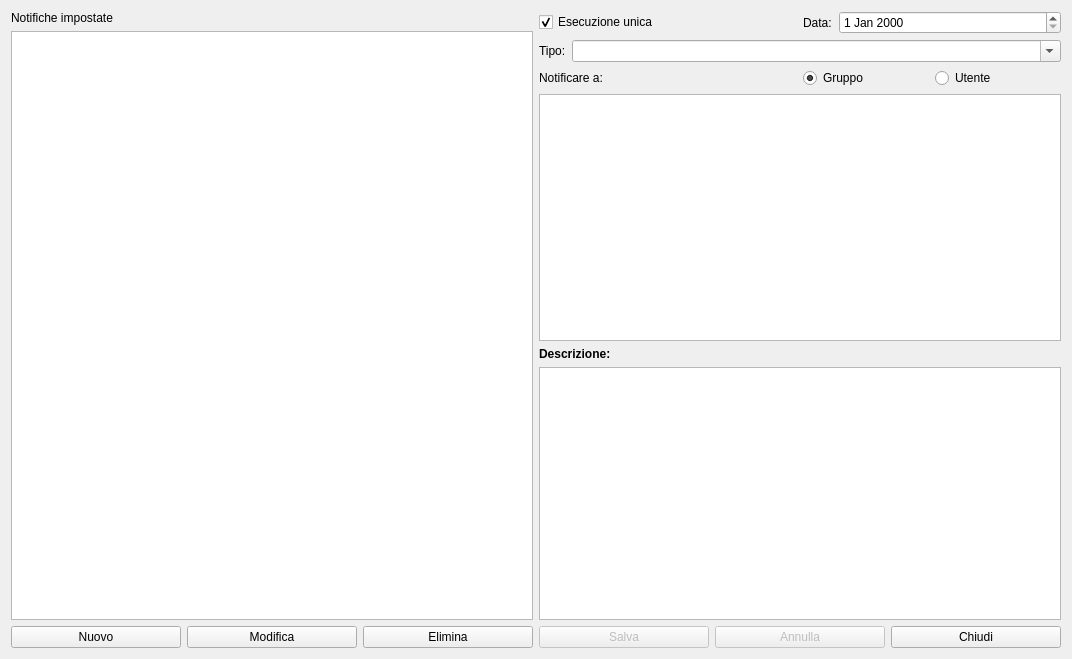
<?xml version="1.0" encoding="UTF-8"?>
<ui version="4.0">
 <class>HAlarm</class>
 <widget class="QWidget" name="HAlarm">
  <property name="windowModality">
   <enum>Qt::ApplicationModal</enum>
  </property>
  <property name="geometry">
   <rect>
    <x>0</x>
    <y>0</y>
    <width>1072</width>
    <height>659</height>
   </rect>
  </property>
  <property name="windowTitle">
   <string>Impostazione notifiche</string>
  </property>
  <property name="windowIcon">
   <iconset resource="icons.qrc">
    <normaloff>:/Resources/Chat.PNG</normaloff>:/Resources/Chat.PNG</iconset>
  </property>
  <layout class="QVBoxLayout" name="verticalLayout_5">
   <item>
    <layout class="QHBoxLayout" name="horizontalLayout_5">
     <item>
      <layout class="QVBoxLayout" name="verticalLayout_2">
       <item>
        <widget class="QLabel" name="label_6">
         <property name="text">
          <string>Notifiche impostate</string>
         </property>
        </widget>
       </item>
       <item>
        <widget class="QTableView" name="tvMain">
         <property name="editTriggers">
          <set>QAbstractItemView::NoEditTriggers</set>
         </property>
         <property name="selectionMode">
          <enum>QAbstractItemView::SingleSelection</enum>
         </property>
         <property name="selectionBehavior">
          <enum>QAbstractItemView::SelectRows</enum>
         </property>
        </widget>
       </item>
      </layout>
     </item>
     <item>
      <layout class="QVBoxLayout" name="verticalLayout_4">
       <item>
        <layout class="QHBoxLayout" name="horizontalLayout">
         <item>
          <widget class="QCheckBox" name="cbSingolo">
           <property name="text">
            <string>Esecuzione unica</string>
           </property>
           <property name="checked">
            <bool>true</bool>
           </property>
          </widget>
         </item>
         <item>
          <layout class="QGridLayout" name="gridLayout">
           <item row="0" column="1">
            <widget class="QDateEdit" name="deData"/>
           </item>
           <item row="0" column="0">
            <widget class="QLabel" name="label_2">
             <property name="maximumSize">
              <size>
               <width>30</width>
               <height>16777215</height>
              </size>
             </property>
             <property name="text">
              <string>Data:</string>
             </property>
            </widget>
           </item>
          </layout>
         </item>
        </layout>
       </item>
       <item>
        <layout class="QFormLayout" name="formLayout">
         <item row="0" column="0">
          <widget class="QLabel" name="label_3">
           <property name="text">
            <string>Tipo:</string>
           </property>
          </widget>
         </item>
         <item row="0" column="1">
          <widget class="QComboBox" name="cbTipo">
           <property name="editable">
            <bool>true</bool>
           </property>
          </widget>
         </item>
        </layout>
       </item>
       <item>
        <layout class="QVBoxLayout" name="verticalLayout">
         <item>
          <layout class="QHBoxLayout" name="horizontalLayout_3">
           <item>
            <widget class="QLabel" name="label_4">
             <property name="text">
              <string>Notificare a:</string>
             </property>
            </widget>
           </item>
           <item>
            <layout class="QHBoxLayout" name="horizontalLayout_2">
             <item>
              <widget class="QRadioButton" name="rbGroup">
               <property name="text">
                <string>Gruppo</string>
               </property>
               <property name="checked">
                <bool>true</bool>
               </property>
              </widget>
             </item>
             <item>
              <widget class="QRadioButton" name="rbUser">
               <property name="text">
                <string>Utente</string>
               </property>
              </widget>
             </item>
            </layout>
           </item>
          </layout>
         </item>
         <item>
          <widget class="QListView" name="lvTarget">
           <property name="editTriggers">
            <set>QAbstractItemView::NoEditTriggers</set>
           </property>
           <property name="alternatingRowColors">
            <bool>true</bool>
           </property>
           <property name="selectionMode">
            <enum>QAbstractItemView::MultiSelection</enum>
           </property>
           <property name="selectionBehavior">
            <enum>QAbstractItemView::SelectRows</enum>
           </property>
           <property name="viewMode">
            <enum>QListView::ListMode</enum>
           </property>
          </widget>
         </item>
        </layout>
       </item>
       <item>
        <layout class="QVBoxLayout" name="verticalLayout_3">
         <item>
          <widget class="QLabel" name="label_5">
           <property name="font">
            <font>
             <weight>75</weight>
             <bold>true</bold>
            </font>
           </property>
           <property name="text">
            <string>Descrizione:</string>
           </property>
           <property name="textFormat">
            <enum>Qt::PlainText</enum>
           </property>
           <property name="alignment">
            <set>Qt::AlignLeading|Qt::AlignLeft|Qt::AlignTop</set>
           </property>
          </widget>
         </item>
         <item>
          <widget class="QPlainTextEdit" name="ptDescrizione"/>
         </item>
        </layout>
       </item>
      </layout>
     </item>
    </layout>
   </item>
   <item>
    <layout class="QHBoxLayout" name="horizontalLayout_4">
     <item>
      <widget class="QPushButton" name="pushButton_4">
       <property name="text">
        <string>Nuovo</string>
       </property>
       <property name="icon">
        <iconset resource="icons.qrc">
         <normaloff>:/Resources/Plus.PNG</normaloff>:/Resources/Plus.PNG</iconset>
       </property>
       <property name="iconSize">
        <size>
         <width>32</width>
         <height>32</height>
        </size>
       </property>
      </widget>
     </item>
     <item>
      <widget class="QPushButton" name="pushButton_6">
       <property name="text">
        <string>Modifica</string>
       </property>
       <property name="icon">
        <iconset resource="icons.qrc">
         <normaloff>:/Resources/Pencil.PNG</normaloff>:/Resources/Pencil.PNG</iconset>
       </property>
       <property name="iconSize">
        <size>
         <width>32</width>
         <height>32</height>
        </size>
       </property>
      </widget>
     </item>
     <item>
      <widget class="QPushButton" name="pushButton_3">
       <property name="text">
        <string>Elimina</string>
       </property>
       <property name="icon">
        <iconset resource="icons.qrc">
         <normaloff>:/Resources/Minus.PNG</normaloff>:/Resources/Minus.PNG</iconset>
       </property>
       <property name="iconSize">
        <size>
         <width>32</width>
         <height>32</height>
        </size>
       </property>
      </widget>
     </item>
     <item>
      <widget class="QPushButton" name="pushButton">
       <property name="enabled">
        <bool>false</bool>
       </property>
       <property name="text">
        <string>Salva</string>
       </property>
       <property name="icon">
        <iconset resource="icons.qrc">
         <normaloff>:/Resources/save-icon.png</normaloff>:/Resources/save-icon.png</iconset>
       </property>
       <property name="iconSize">
        <size>
         <width>32</width>
         <height>32</height>
        </size>
       </property>
      </widget>
     </item>
     <item>
      <widget class="QPushButton" name="pushButton_5">
       <property name="enabled">
        <bool>false</bool>
       </property>
       <property name="text">
        <string>Annulla</string>
       </property>
       <property name="icon">
        <iconset resource="icons.qrc">
         <normaloff>:/Resources/Banned-Sign.PNG</normaloff>:/Resources/Banned-Sign.PNG</iconset>
       </property>
       <property name="iconSize">
        <size>
         <width>32</width>
         <height>32</height>
        </size>
       </property>
      </widget>
     </item>
     <item>
      <widget class="QPushButton" name="pushButton_2">
       <property name="text">
        <string>Chiudi</string>
       </property>
       <property name="icon">
        <iconset resource="icons.qrc">
         <normaloff>:/Resources/Actions-window-close-icon.png</normaloff>:/Resources/Actions-window-close-icon.png</iconset>
       </property>
       <property name="iconSize">
        <size>
         <width>32</width>
         <height>32</height>
        </size>
       </property>
      </widget>
     </item>
    </layout>
   </item>
  </layout>
 </widget>
 <resources>
  <include location="icons.qrc"/>
 </resources>
 <connections/>
</ui>
